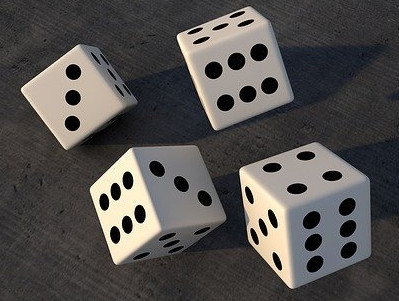
#> input picture Processamento de imagens/figures/dados.jpg, 399 x 301 px
$ python Exercicio2.py
#> lines starting #> are read from the running program, lines starting #| are printed output that depends on the picture; after the words box and inside, x2 and y2 are one past the last pixel; in counts of white or black regions, pixels touching at a corner belong together
### importação da biblioteca opencv, matplotlib, numpy
import cv2
import matplotlib.pyplot as plt
import numpy as np

image = cv2.imread('../figures/dados.jpg')
#> image is the input picture: shape (301, 399, 3); mean B, G, R 78.5, 80.4, 83.4

gray_image = cv2.cvtColor(image, cv2.COLOR_BGR2GRAY)
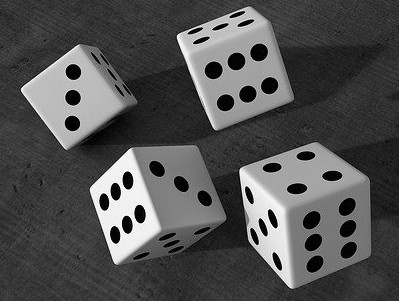
#> gray_image: shape (301, 399); min 0, max 254, mean 81.1
blur_image = cv2.blur(gray_image, (10,10), 0)
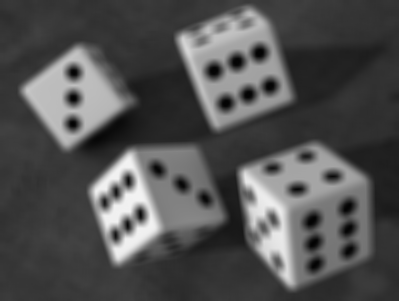
#> blur_image: shape (301, 399); min 3, max 243, mean 81.1
ret, binarized_image = cv2.threshold(blur_image, 80, 255, cv2.THRESH_BINARY)
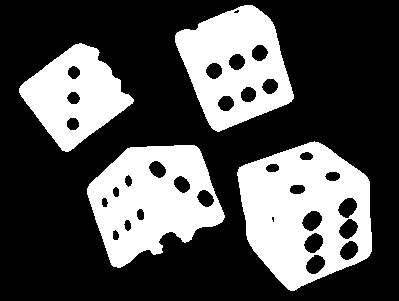
#> binarized_image: shape (301, 399); 32.2% white; 4 white regions, box (x1, y1, x2, y2) and area: (237, 141, 372, 291) 12836, (87, 145, 225, 268) 10391, (175, 5, 294, 132) 8823, (19, 43, 134, 152) 6679
edges = cv2.Canny(binarized_image, 100, 200)
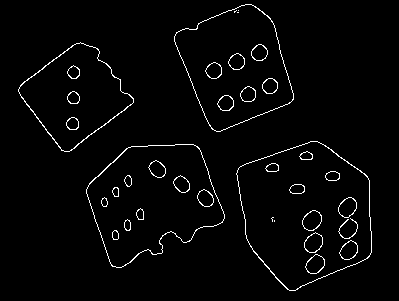
#> edges: shape (301, 399); 2.5% white in thin lines or dots, all inside (x1, y1, x2, y2) = (18, 4, 372, 291)

objetos, lx = cv2.findContours(edges, cv2.RETR_EXTERNAL, cv2.CHAIN_APPROX_SIMPLE)
#> objetos = 4 contours; box (x1, y1, x2, y2) and area: (236, 141, 372, 291) 14832, (86, 144, 225, 268) 11350, (174, 4, 294, 132) 9965, (18, 42, 134, 152) 7075; lx = [[1, -1, -1, -1], [2, 0, -1, -1], [3, 1, -1, -1], [-1, 2, -1, -1]]
cv2.drawContours(image, objetos, -1, (255, 0, 0), 3)
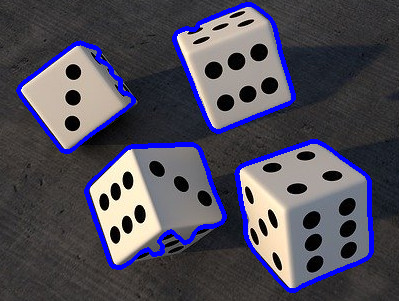
#> image: shape (301, 399, 3); 6.01% of pixels changed, all inside (x1, y1, x2, y2) = (16, 2, 374, 293)

print("Quantidade de dados:", len(objetos))
#| Quantidade de dados: 4
plt.imshow(image)
plt.show()

$ run again, with Processamento de imagens/figures/gato-salvo.jpg copied over Processamento de imagens/figures/dados.jpg
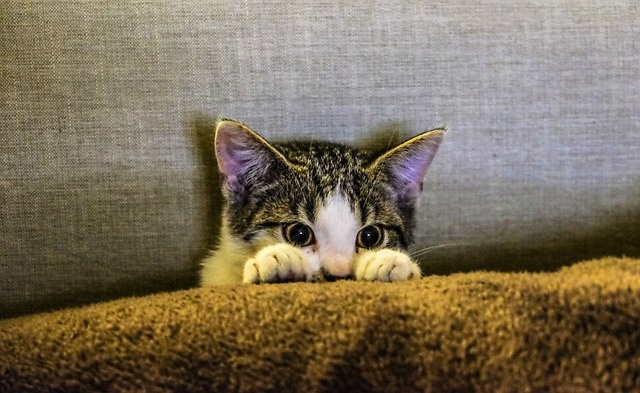
#> input picture Processamento de imagens/figures/gato-salvo.jpg, 640 x 393 px
#> image is the input picture: shape (393, 640, 3); mean B, G, R 89.7, 111, 123.6
#> `ret, binarized_image = cv2.threshold(blur_image, 80, 255, cv2.THRESH_B..`:
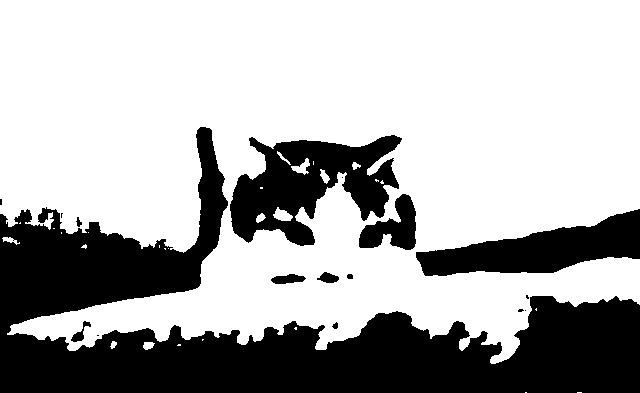
#> binarized_image: shape (393, 640); 68.6% white; 17 black regions (7 under 20 px), largest, box (x1, y1, x2, y2) and area: (0, 127, 640, 393) 58500, (230, 135, 402, 246) 10329, (416, 209, 640, 276) 7652
#> edges: shape (393, 640); 1.7% white in thin lines or dots, all inside (x1, y1, x2, y2) = (0, 126, 640, 393)
#> objetos = 67 contours, 53 with area under 20; largest, box (x1, y1, x2, y2) and area: (358, 193, 416, 250) 1698, (271, 273, 306, 284) 238, (273, 207, 293, 221) 164, (71, 330, 84, 342) 92, (9, 300, 532, 364) 86; lx = 67 rows, first 6: [1, -1, -1, -1], [2, 0, -1, -1], [3, 1, -1, -1], [4, 2, -1, -1], [5, 3, -1, -1], [6, 4, -1, -1]
#> `cv2.drawContours(image, objetos, -1, (255, 0, 0), 3)`:
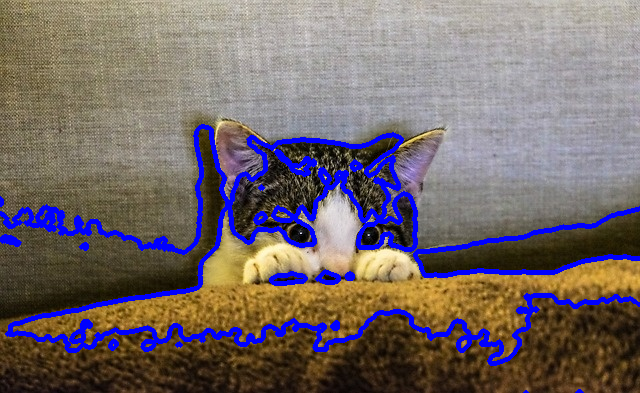
#> image: shape (393, 640, 3); 7.6% of pixels changed, all inside (x1, y1, x2, y2) = (0, 124, 640, 393)
#| Quantidade de dados: 67
